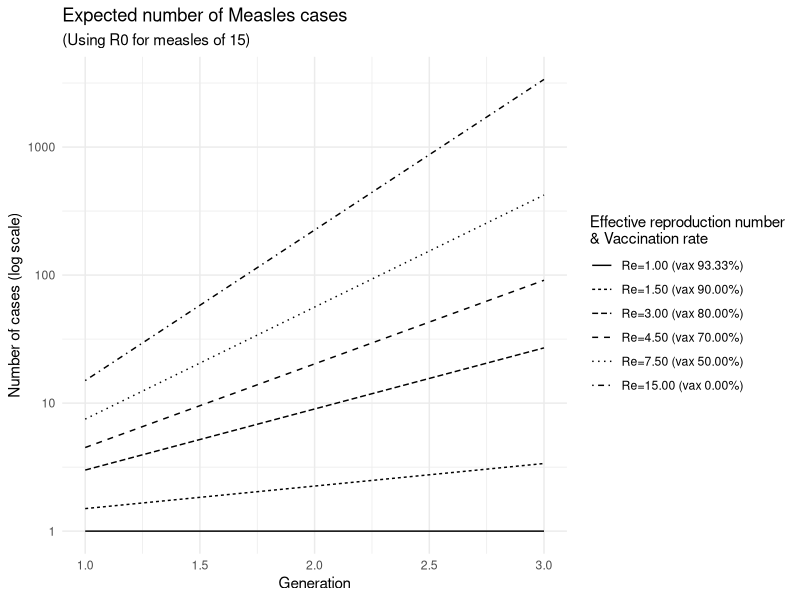

This chart was generated by the following R code:
## ---- chunk 1
#| label: example
#| echo: true
#| collapse: true
# Expected C for a transmission rate of .90, prodromal period of four
# days, and rash period of three days:
15 / .9 / (4 + 3)

# Vaccination rate needed to achieve herd immunity
1 - 1 / 15

# R0 for a community with 88% vaccination rate
(Rt <- 15 * (1 - .88))
## ---- chunk 2
#| label: herd_immunity
#| echo: false
vax_rates <- c(0, .5, .7, .8, .9, 1 - 1/15)

n_gens <- 3
n_rates <- length(vax_rates)
dat <- data.frame(
    generation = rep(1:n_gens, n_rates),
    vax = rep(vax_rates, each = n_gens)
)

dat$Re <- 15 * (1 - dat$vax)
dat$cases <- dat$Re ^ dat$generation

dat$lab <- sprintf("Re=%.2f (vax %.2f%%)", dat$Re, dat$vax * 100)
sorting <- unique(dat$lab)
sorting <- sorting[order(as.numeric(gsub("Re=([0-9]+\\.[0-9]+).+", "\\1", sorting)))]
dat$lab <- factor(dat$lab, levels = sorting)

# Growth
library(ggplot2)
ggplot(dat, aes(x = generation, y = cases)) +
    geom_line(aes(linetype = lab, group = vax)) +
    labs(
        title = "Expected number of Measles cases",
        subtitle = "(Using R0 for measles of 15)",
        x = "Generation",
        y = "Number of cases (log scale)",
        linetype = "Effective reproduction number\n& Vaccination rate"
    ) +
    theme_minimal() +
    scale_y_log10()
